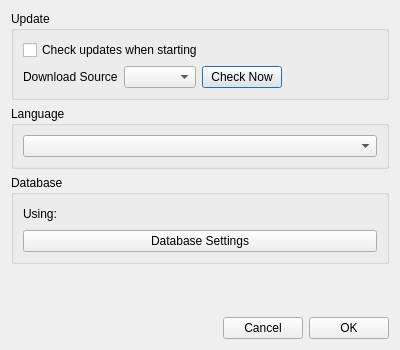
<?xml version="1.0" encoding="UTF-8"?>
<ui version="4.0">
 <class>SettingsForm</class>
 <widget class="QDialog" name="SettingsForm">
  <property name="geometry">
   <rect>
    <x>0</x>
    <y>0</y>
    <width>400</width>
    <height>350</height>
   </rect>
  </property>
  <property name="minimumSize">
   <size>
    <width>400</width>
    <height>350</height>
   </size>
  </property>
  <property name="windowTitle">
   <string>Settings</string>
  </property>
  <layout class="QVBoxLayout" name="verticalLayout">
   <!-- Update group -->
   <item>
    <widget class="QGroupBox" name="updateGroup">
     <property name="title">
      <string>Update</string>
     </property>
     <layout class="QVBoxLayout" name="updateLayout">
      <item>
       <widget class="QCheckBox" name="checkUpdateBox">
        <property name="text">
         <string>Check updates when starting</string>
        </property>
       </widget>
      </item>
      <item>
       <layout class="QHBoxLayout" name="sourceRow">
        <item>
         <widget class="QLabel" name="sourceLabel">
          <property name="text">
           <string>Download Source</string>
          </property>
         </widget>
        </item>
        <item>
         <widget class="QComboBox" name="downloadComboBox"/>
        </item>
        <item>
         <widget class="QPushButton" name="checkUpdateButton">
          <property name="text">
           <string>Check Now</string>
          </property>
         </widget>
        </item>
        <item>
         <spacer name="sourceSpacer">
          <property name="orientation">
           <enum>Qt::Horizontal</enum>
          </property>
          <property name="sizeHint" stdset="0">
           <size>
            <width>40</width>
            <height>20</height>
           </size>
          </property>
         </spacer>
        </item>
       </layout>
      </item>
     </layout>
    </widget>
   </item>
   <!-- Language group -->
   <item>
    <widget class="QGroupBox" name="languageGroup">
     <property name="title">
      <string>Language</string>
     </property>
     <layout class="QVBoxLayout" name="languageLayout">
      <item>
       <widget class="QComboBox" name="languageComboBox"/>
      </item>
     </layout>
    </widget>
   </item>
   <!-- Database group -->
   <item>
    <widget class="QGroupBox" name="dbGroup">
     <property name="title">
      <string>Database</string>
     </property>
     <layout class="QVBoxLayout" name="dbLayout">
      <item>
       <layout class="QHBoxLayout" name="usingRow">
        <item>
         <widget class="QLabel" name="usingLabel">
          <property name="text">
           <string>Using:</string>
          </property>
         </widget>
        </item>
        <item>
         <widget class="QLabel" name="dbTypeLabel">
          <property name="text">
           <string/>
          </property>
         </widget>
        </item>
        <item>
         <spacer name="usingSpacer">
          <property name="orientation">
           <enum>Qt::Horizontal</enum>
          </property>
          <property name="sizeHint" stdset="0">
           <size>
            <width>40</width>
            <height>20</height>
           </size>
          </property>
         </spacer>
        </item>
       </layout>
      </item>
      <item>
       <widget class="QPushButton" name="dbSetButton">
        <property name="text">
         <string>Database Settings</string>
        </property>
       </widget>
      </item>
     </layout>
    </widget>
   </item>
   <item>
    <spacer name="mainSpacer">
     <property name="orientation">
      <enum>Qt::Vertical</enum>
     </property>
     <property name="sizeHint" stdset="0">
      <size>
       <width>20</width>
       <height>10</height>
      </size>
     </property>
    </spacer>
   </item>
   <!-- Bottom buttons -->
   <item>
    <layout class="QHBoxLayout" name="bottomButtons">
     <item>
      <spacer name="bottomSpacer">
       <property name="orientation">
        <enum>Qt::Horizontal</enum>
       </property>
       <property name="sizeHint" stdset="0">
        <size>
         <width>40</width>
         <height>20</height>
        </size>
       </property>
      </spacer>
     </item>
     <item>
      <widget class="QPushButton" name="cancelButton">
       <property name="text">
        <string>Cancel</string>
       </property>
      </widget>
     </item>
     <item>
      <widget class="QPushButton" name="OKButton">
       <property name="text">
        <string>OK</string>
       </property>
      </widget>
     </item>
    </layout>
   </item>
  </layout>
 </widget>
 <resources/>
 <connections/>
</ui>
